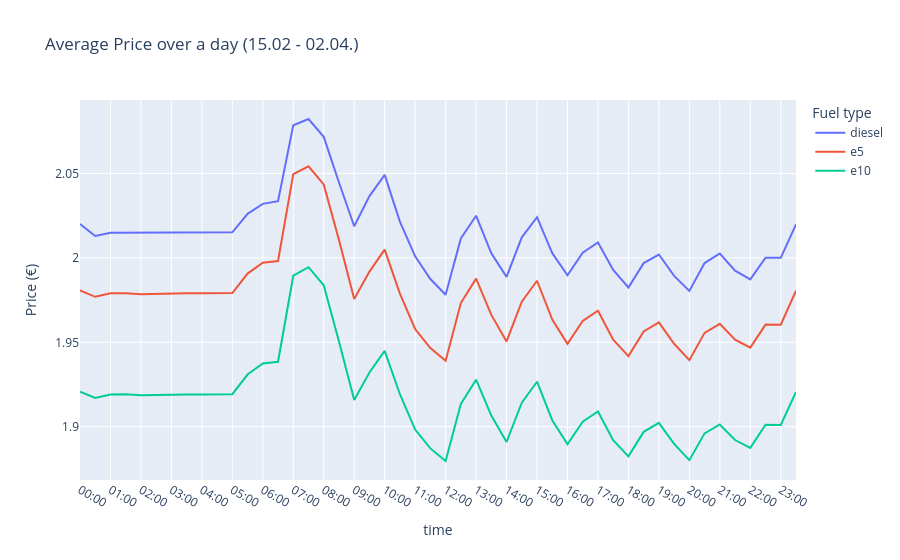

This figure's notebook cell:
### Code cell
mask = (df_filled['retrieval_date'] >= date(2026, 2, 16)) & (df_filled['retrieval_date'] <= date(2026, 4, 2))
df_filtered= df_filled[mask].copy()
print(df_filtered['retrieval_date'].min())
print(df_filtered['retrieval_date'].max())
print(len(df_filtered))


df_hourly = df_filtered.groupby('time_label')[['diesel', 'e5', 'e10']].mean().reset_index()

# Sortieren damit die Reihenfolge stimmt
df_hourly = df_hourly.sort_values('time_label').reset_index(drop=True)

fig1 = px.line(
    df_hourly,
    x='time_label',
    y=['diesel', 'e5', 'e10'],
    title='Average Price over a day (15.02 - 02.04.)',
    labels={'time_label': 'time', 'value': 'Price (€)', 'variable': 'Fuel type'}
)
fig1.update_xaxes(tickmode='array', tickvals=df_hourly['time_label'][df_hourly['time_label'].str.endswith('00')],dtick=1)
fig1.show()
fig.write_image("assets/avg_price_over_day.png", width=1668, height=450)

### Figure 1 — Plotly figure (JSON) as saved in the notebook; plotly's stock layout.template omitted (floating-point values rounded to 4 significant figures)
{"data": [{"hovertemplate": "Fuel type=diesel<br>time=%{x}<br>Price (€)=%{y}<extra></extra>", "legendgroup": "diesel", "line": {"color": "#636efa", "dash": "solid"}, "marker": {"symbol": "circle"}, "mode": "lines", "name": "diesel", "orientation": "v", "showlegend": true, "type": "scatter", "x": ["00:00", "00:30", "01:00", "01:30", "02:00", "02:30", "03:00", "03:30", "04:00", "04:30", "05:00", "05:30", "06:00", "06:30", "07:00", "07:30", "08:00", "08:30", "09:00", "09:30", "10:00", "10:30", "11:00", "11:30", "12:00", "12:30", "13:00", "13:30", "14:00", "14:30", "15:00", "15:30", "16:00", "16:30", "17:00", "17:30", "18:00", "18:30", "19:00", "19:30", "20:00", "20:30", "21:00", "21:30", "22:00", "22:30", "23:00", "23:30"], "xaxis": "x", "y": [2.02, 2.013, 2.015, 2.015, 2.015, 2.015, 2.015, 2.015, 2.015, 2.015, 2.015, 2.026, 2.032, 2.034, 2.078, 2.082, 2.072, 2.045, 2.019, 2.037, 2.049, 2.021, 2.001, 1.987, 1.978, 2.011, 2.025, 2.003, 1.989, 2.012, 2.024, 2.003, 1.99, 2.003, 2.009, 1.993, 1.982, 1.997, 2.002, 1.989, 1.98, 1.997, 2.003, 1.992, 1.987, 2.0, 2.0, 2.02], "yaxis": "y"}, {"hovertemplate": "Fuel type=e5<br>time=%{x}<br>Price (€)=%{y}<extra></extra>", "legendgroup": "e5", "line": {"color": "#EF553B", "dash": "solid"}, "marker": {"symbol": "circle"}, "mode": "lines", "name": "e5", "orientation": "v", "showlegend": true, "type": "scatter", "x": ["00:00", "00:30", "01:00", "01:30", "02:00", "02:30", "03:00", "03:30", "04:00", "04:30", "05:00", "05:30", "06:00", "06:30", "07:00", "07:30", "08:00", "08:30", "09:00", "09:30", "10:00", "10:30", "11:00", "11:30", "12:00", "12:30", "13:00", "13:30", "14:00", "14:30", "15:00", "15:30", "16:00", "16:30", "17:00", "17:30", "18:00", "18:30", "19:00", "19:30", "20:00", "20:30", "21:00", "21:30", "22:00", "22:30", "23:00", "23:30"], "xaxis": "x", "y": [1.981, 1.977, 1.979, 1.979, 1.978, 1.979, 1.979, 1.979, 1.979, 1.979, 1.979, 1.991, 1.997, 1.998, 2.05, 2.054, 2.043, 2.011, 1.976, 1.992, 2.005, 1.979, 1.958, 1.947, 1.939, 1.973, 1.988, 1.966, 1.951, 1.974, 1.986, 1.963, 1.949, 1.963, 1.969, 1.951, 1.942, 1.956, 1.962, 1.949, 1.939, 1.956, 1.961, 1.952, 1.947, 1.96, 1.96, 1.981], "yaxis": "y"}, {"hovertemplate": "Fuel type=e10<br>time=%{x}<br>Price (€)=%{y}<extra></extra>", "legendgroup": "e10", "line": {"color": "#00cc96", "dash": "solid"}, "marker": {"symbol": "circle"}, "mode": "lines", "name": "e10", "orientation": "v", "showlegend": true, "type": "scatter", "x": ["00:00", "00:30", "01:00", "01:30", "02:00", "02:30", "03:00", "03:30", "04:00", "04:30", "05:00", "05:30", "06:00", "06:30", "07:00", "07:30", "08:00", "08:30", "09:00", "09:30", "10:00", "10:30", "11:00", "11:30", "12:00", "12:30", "13:00", "13:30", "14:00", "14:30", "15:00", "15:30", "16:00", "16:30", "17:00", "17:30", "18:00", "18:30", "19:00", "19:30", "20:00", "20:30", "21:00", "21:30", "22:00", "22:30", "23:00", "23:30"], "xaxis": "x", "y": [1.921, 1.917, 1.919, 1.919, 1.919, 1.919, 1.919, 1.919, 1.919, 1.919, 1.919, 1.931, 1.937, 1.938, 1.989, 1.994, 1.984, 1.951, 1.916, 1.932, 1.945, 1.919, 1.898, 1.887, 1.88, 1.914, 1.928, 1.907, 1.891, 1.914, 1.927, 1.904, 1.89, 1.903, 1.909, 1.892, 1.882, 1.897, 1.902, 1.89, 1.88, 1.896, 1.901, 1.892, 1.887, 1.901, 1.901, 1.921], "yaxis": "y"}], "layout": {"legend": {"title": {"text": "Fuel type"}, "tracegroupgap": 0}, "title": {"text": "Average Price over a day (15.02 - 02.04.)"}, "xaxis": {"anchor": "y", "domain": [0, 1], "dtick": 1, "tickmode": "array", "tickvals": ["00:00", "01:00", "02:00", "03:00", "04:00", "05:00", "06:00", "07:00", "08:00", "09:00", "10:00", "11:00", "12:00", "13:00", "14:00", "15:00", "16:00", "17:00", "18:00", "19:00", "20:00", "21:00", "22:00", "23:00"], "title": {"text": "time"}}, "yaxis": {"anchor": "x", "domain": [0, 1], "title": {"text": "Price (€)"}}}}
